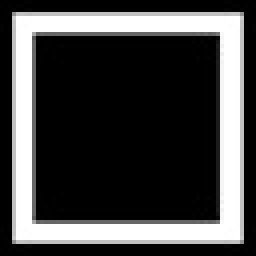
#> input picture m_mk.jpg, 64 x 64 px (shown 4 times larger)
$ python mscr.py
#> lines starting #> are read from the running program, lines starting #| are printed output that depends on the picture; after the words box and inside, x2 and y2 are one past the last pixel; in counts of white or black regions, pixels touching at a corner belong together; pictures that were not available may be replaced by others from this repository, and a replacement may not be noted
import numpy as np
import cv2
import csv

##
marker_dpi = 64
scan_dpi = 64

marker=cv2.imread('./m_mk.jpg',0)
#> marker is the input picture: shape (64, 64); min 0, max 255, mean 69.3

#w,h = marker.shape[::-1]
#print(w,h)
#marker = cv2.resize(marker,(int(h*scan_dpi/marker_dpi),int(w*scan_dpi/marker_dpi)))
#回答済みのスキャンデータ
img = cv2.imread("./mm.jpg",0)
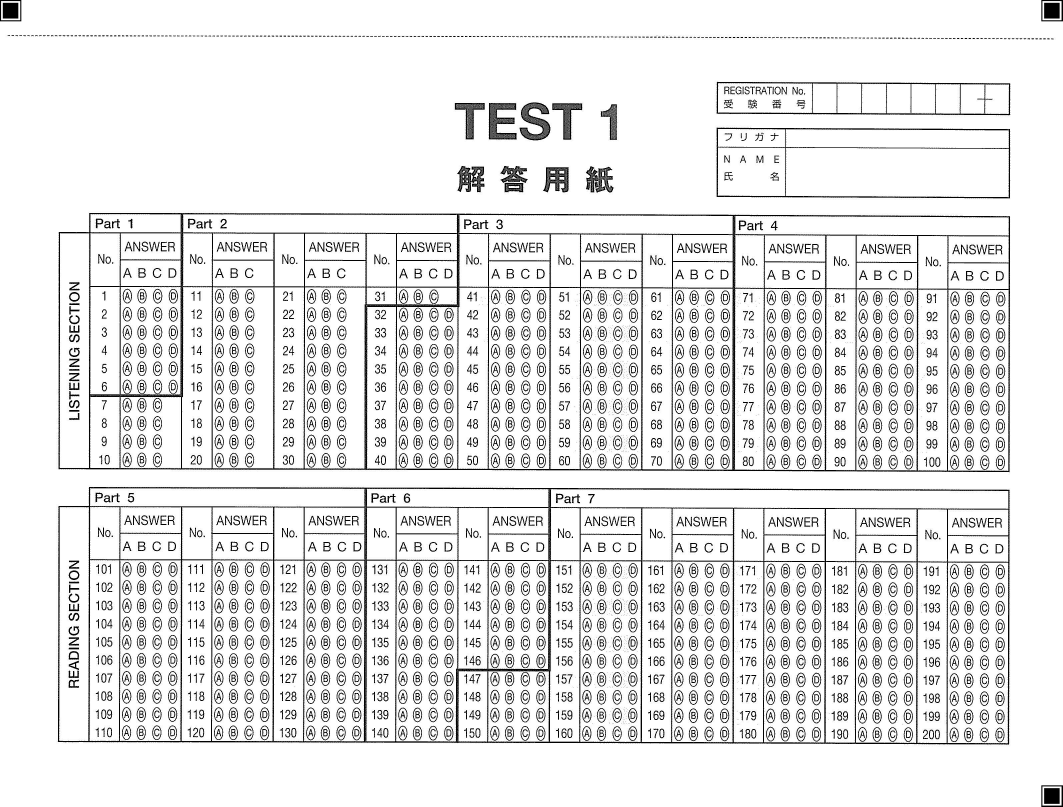
#> input picture A_ST.jpg, 3188 x 2420 px, given in place of mm.jpg, which was not available (shown at 1/3 size)
#> img is the input picture: shape (2420, 3188); min 0, max 255, mean 230.7

res = cv2.matchTemplate(img,marker,cv2.TM_CCOEFF_NORMED)
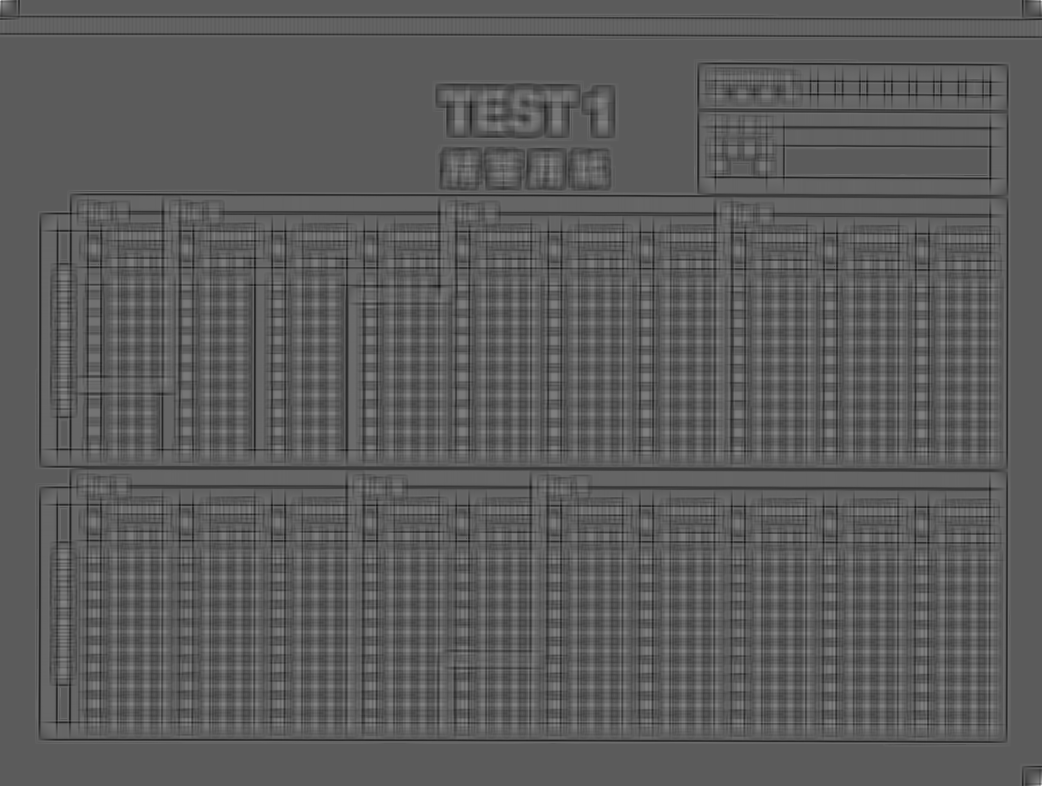
#> res: shape (2357, 3125) float32 (shown at 1/3 size); min -0.564, max 1, mean 0.00162; drawn with min black and max white

threshold = 0.7
loc = np.where(res >= threshold)
#> loc = 15 positions, rows 0 to 2356, columns 0 to 3124
#print(loc)

mark_area={}
mark_area['top_x']= min(loc[1])
mark_area['top_y']= min(loc[0])
mark_area['bottom_x']= max(loc[1])
mark_area['bottom_y']= max(loc[0])


img0 = img[mark_area['top_y']:mark_area['bottom_y'],mark_area['top_x']:mark_area['bottom_x']]
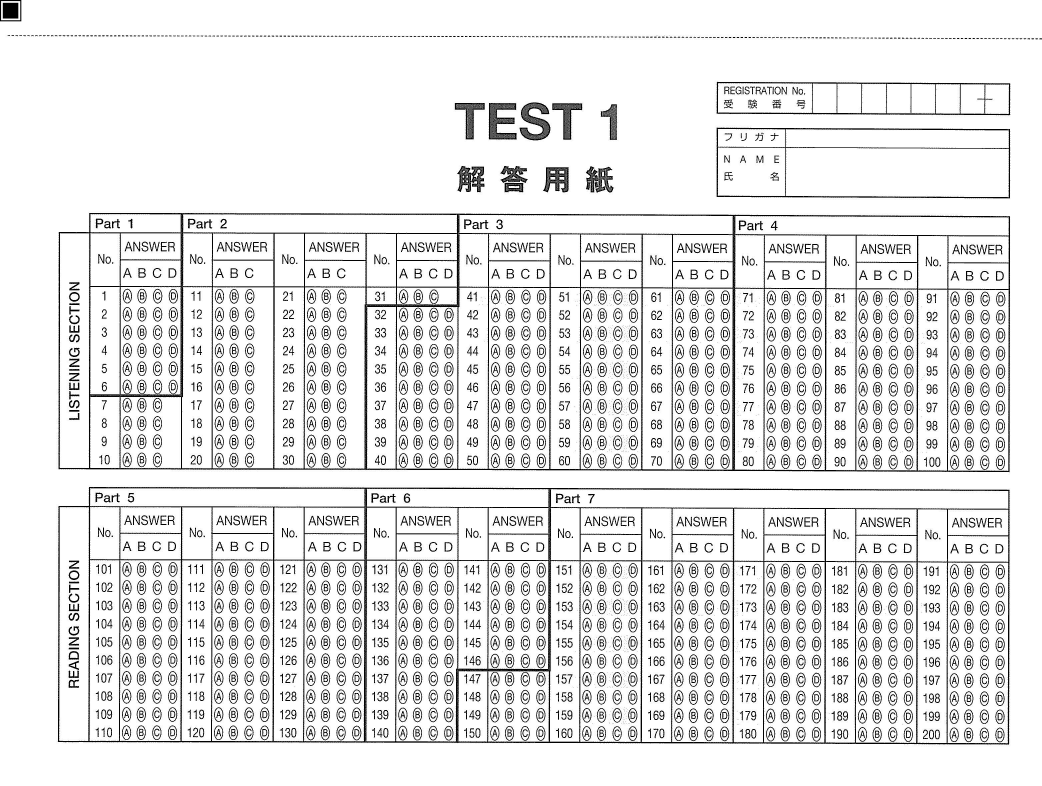
#> img0: shape (2356, 3124) (shown at 1/3 size); min 0, max 255, mean 229.8

cv2.imwrite('res0.png',img)
cv2.imwrite('res00.png',img0)


#print(mark_area)
#マークシートの切り出し座標は適宜変えてください。
mark_area['top_x']= 358
mark_area['top_y']= 860
mark_area['bottom_x']= 532
mark_area['bottom_y']= 1400

#270
x_ofst = 273
result = []

for i in range(2):
    mark_area['top_y'] += i*820
    mark_area['bottom_y'] += i*820

    for j in range(10):
        img = img0[mark_area['top_y']:mark_area['bottom_y'],mark_area['top_x']+j*x_ofst:mark_area['bottom_x']+j*x_ofst]
        #print(j)
        cv2.imwrite('res.png',img)
        img = cv2.GaussianBlur(img,(5,5),0)
        res, img = cv2.threshold(img, 10, 255, cv2.THRESH_BINARY+cv2.THRESH_OTSU)
        img = 255 - img
        name = 'res1'+ str(i) + '_'+ str(j) + '.png'
        cv2.imwrite(name,img)

        for row in range(10):
            ### 処理する行だけ切り出す
            tmp_img = img [row*54:(row+1)*54,]
            cv2.imwrite('res2.png',tmp_img)
            area_sum = [] # 合計値を入れる配列
            ### 各マークの処理

            for col in range(4):
                area_sum.append(np.sum(tmp_img[:,col*44:(col+1)*44]))

            result.append(area_sum == np.max(area_sum))
#> this loop made 2 passes
#> pass 1, `cv2.imwrite('res.png',img)`:
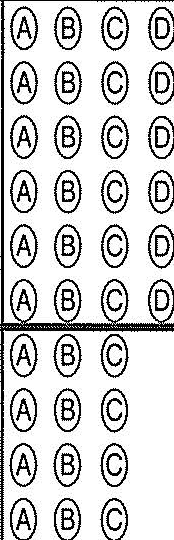
#> saved as res.png: shape (540, 174); min 0, max 255, mean 208.9
#> pass 1, `cv2.imwrite(name,img)`:
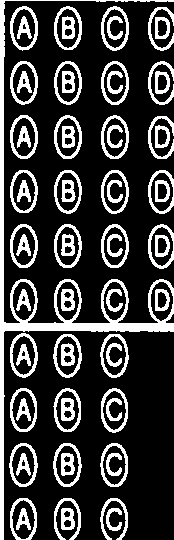
#> saved as res10_0.png: shape (540, 174); 23.6% white; 69 white regions, largest, box (x1, y1, x2, y2) and area: (0, 0, 174, 540) 5138, (10, 6, 38, 51) 347, (53, 334, 82, 378) 345
#> pass 1, `cv2.imwrite('res2.png',tmp_img)`:
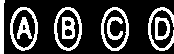
#> saved as res2.png: shape (54, 174); 24% white; 9 white regions, largest, box (x1, y1, x2, y2) and area: (10, 7, 38, 51) 342, (101, 7, 129, 51) 337, (54, 7, 82, 51) 335
#> after the loop:
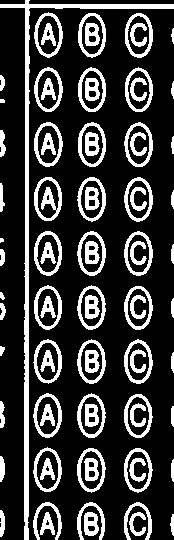
#> img: shape (540, 174); 22.7% white; 82 white regions (2 under 20 px), largest, box (x1, y1, x2, y2) and area: (0, 0, 174, 540) 3171, (34, 177, 62, 221) 547, (34, 231, 62, 276) 380
#> after the loop, mark_area = {'top_x': 358, 'top_y': 1680, 'bottom_x': 532, 'bottom_y': 2220}; result = 200 items, first 6: [True, False, False, False], [True, False, False, False], [True, False, False, False], [True, False, False, False], [True, False, False, False], [True, False, False, False]

ans=["A","B","C","D"]
ast=[]

for x in range(len(result)):
    res = np.where(result[x]==True)[0]
    ast.append(ans[res[0]])
    if len(res)>1:
        continue
        print('Q%d: ' % (x+1) + ans[res[0]] + ' ## 複数回答 ##')
    elif len(res)==1:
        continue
        print('Q%d: ' % (x+1) + ans[res[0]])
    else:
        continue
        print('Q%d: ** 未回答 **' % (x+1))
#> this loop made 200 passes
#> res on passes 1 to 3: [0], [0], [0]
#> after the loop, ast = 200 items, first 6: 'A', 'A', 'A', 'A', 'A', 'A'

#> (the run stopped early here; a loop or call above may not have finished)
